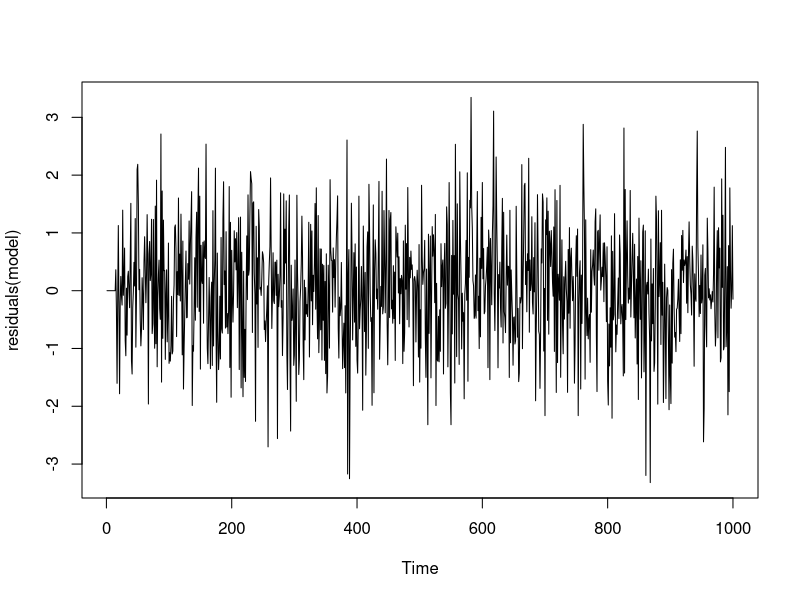
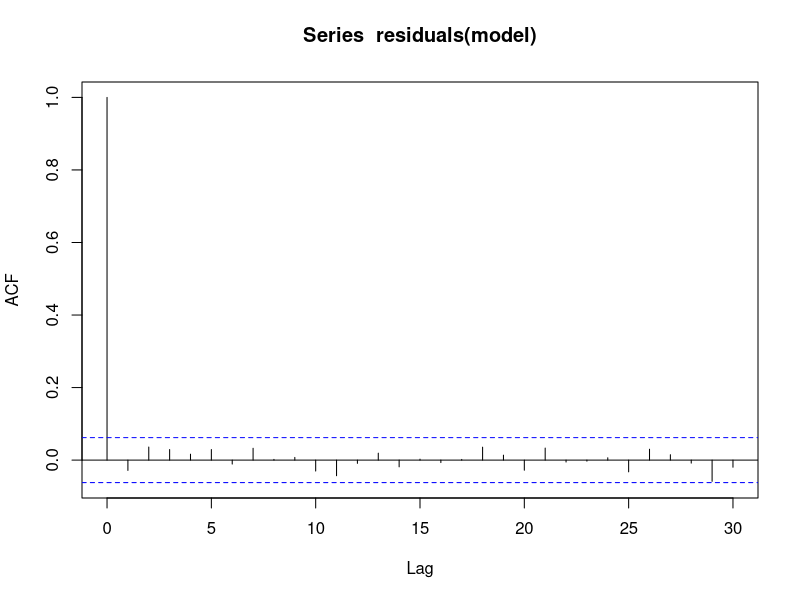
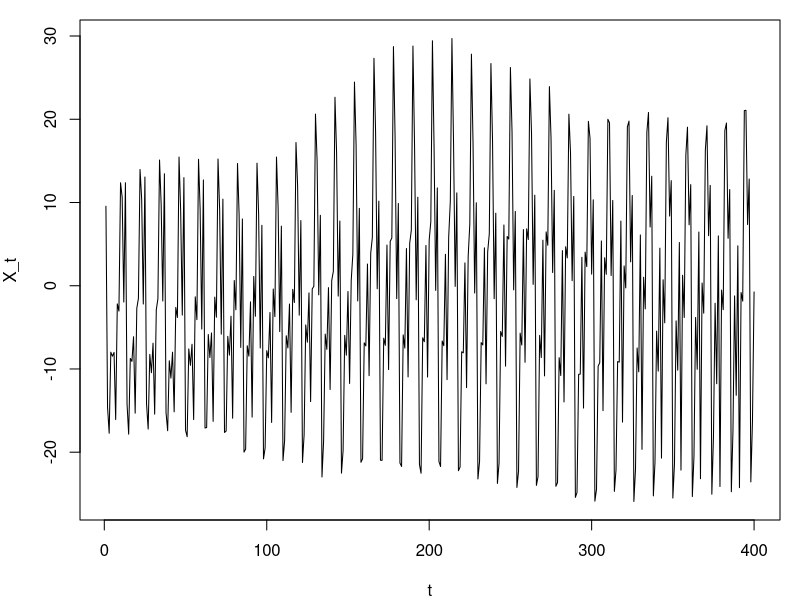
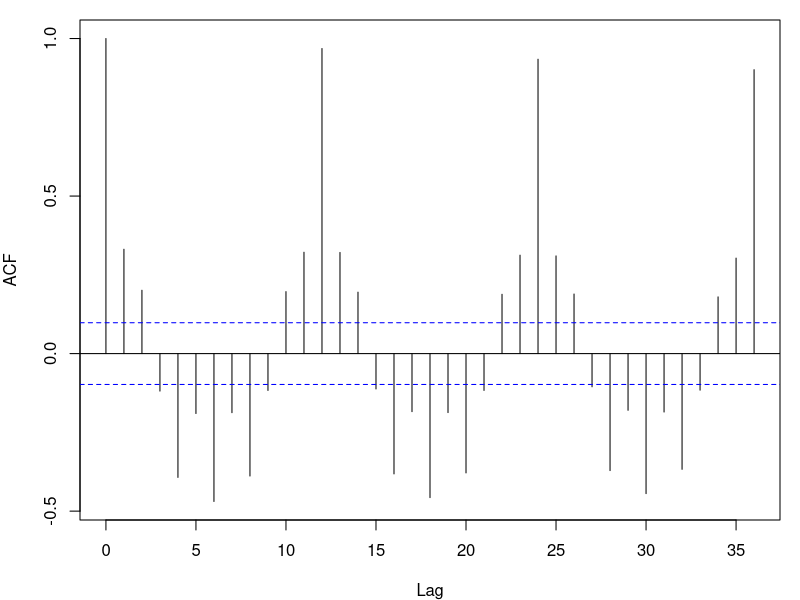
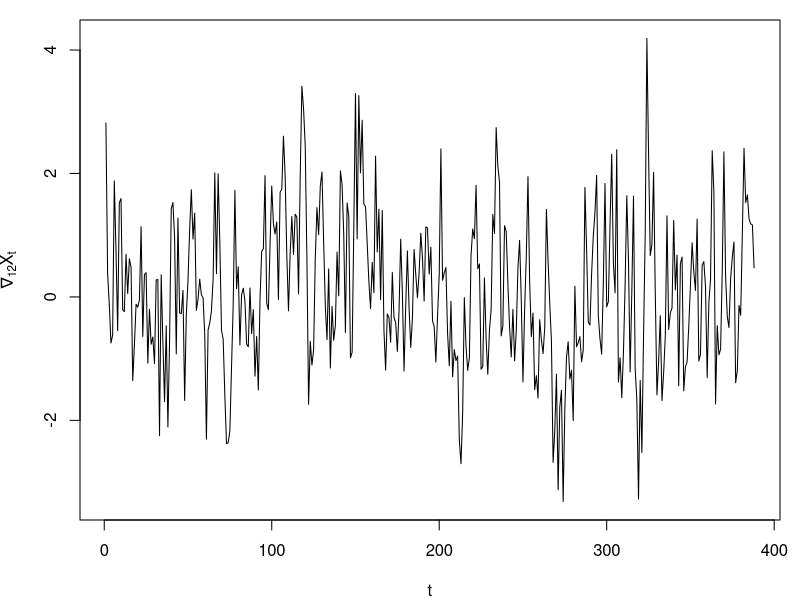
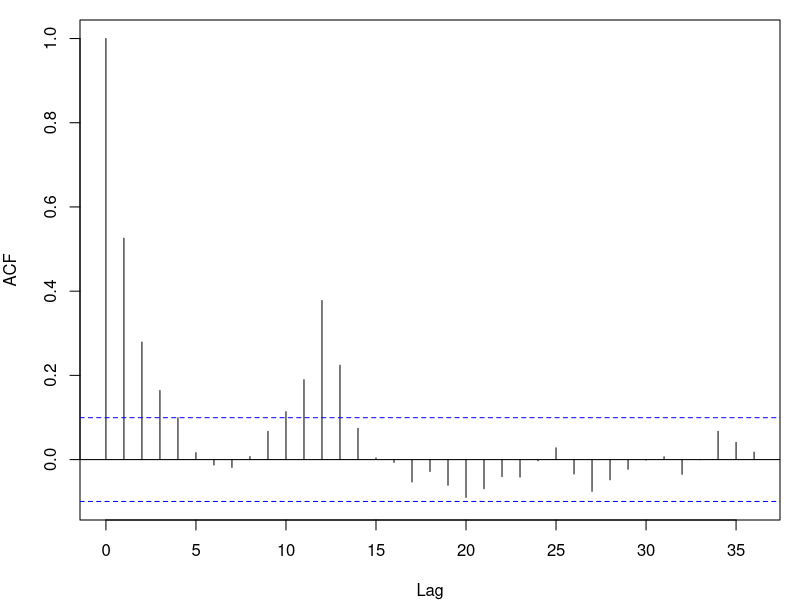
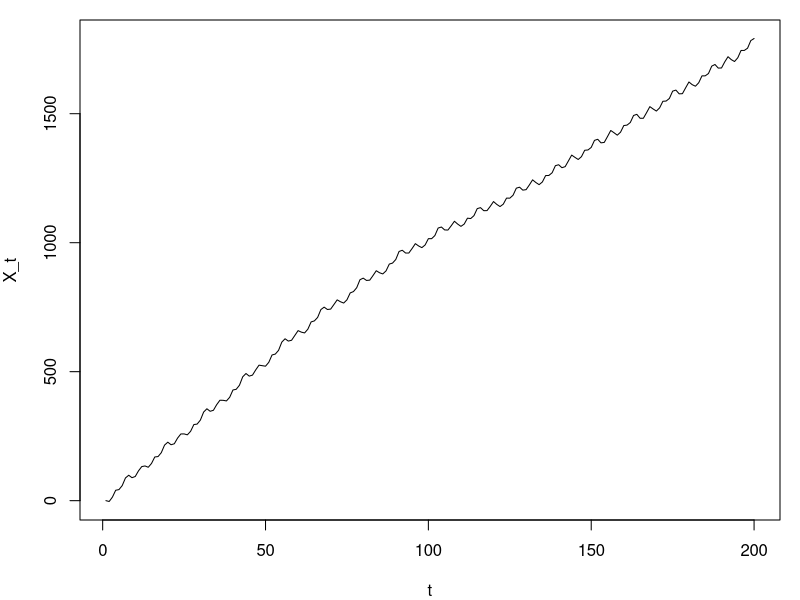
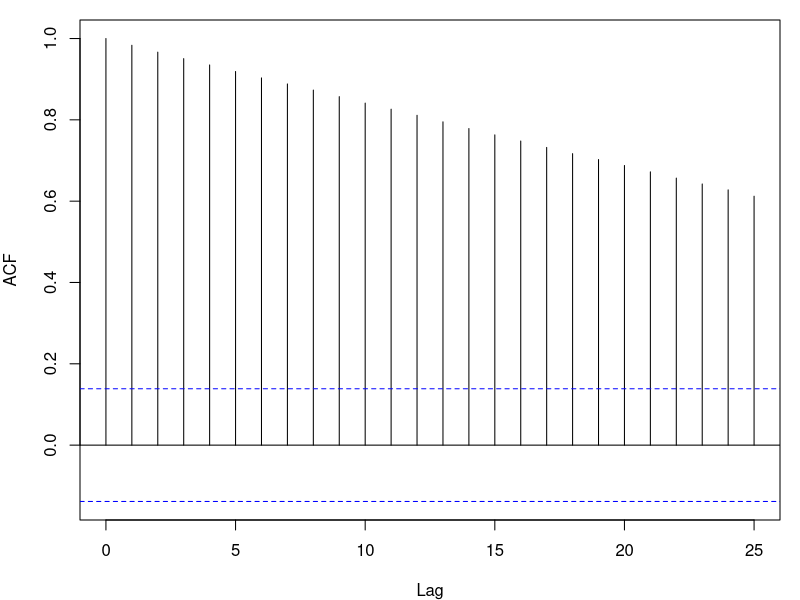

Recreate these plots in R, in order.
####### A SARIMA(1,0,0)x(0,1,1)_12 process:

max_t <- 1000
Z <- rnorm(max_t, 0, 1)

t <- 1:max_t
X <- as.vector(rep(NA, max_t))
for(i in 1:13) X[i] <- 0
alpha <- 0.5
Theta <- 0.5
for(i in 14:max_t) X[i] <- X[i-12] + alpha*(X[i-1] - X[i-13]) + Z[i] + Theta*Z[i-12]

pdf(file = "Plots/SARIMA_sample.pdf", width = 6, height = 3) 
par(mar = c(4,4,1,1))
Y <- X[601:1000]
plot(Y, type = "l", ylab = "X_t", xlab = "t")
#points(X ~ t)
dev.off()

pdf(file = "Plots/SARIMA_sample_acf.pdf", width = 6, height = 3) 
par(mar = c(4,4,1,1))
acf(Y, lag.max = 36, main = "")
dev.off()

library(dplyr)
delta_Y <- lead(Y, 12) - Y # seasonal differences
delta_Y <- delta_Y[which(!is.na(delta_Y))]

pdf(file = "Plots/SARIMA_delta_12.pdf", width = 6, height = 3) 
par(mar = c(4,4,1,1))
plot(delta_Y, type = "l", ylab = expression(paste(nabla[12]*X[t])), xlab = "t")
dev.off()

pdf(file = "Plots/SARIMA_delta_12_sample_acf.pdf", width = 6, height = 3) 
par(mar = c(4,4,1,1))
acf(delta_Y, lag.max = 36, main = "")
dev.off()

####### A SARIMA(1,1,0)x(0,1,1)_12 process:

max_t <- 1000
Z <- rnorm(max_t, 0, 1)

t <- 1:max_t
X <- as.vector(rep(NA, max_t))
for(i in 1:14) X[i] <- 0
alpha <- 0.5
Theta <- 0.5
for(i in 15:max_t) X[i] <- (1+alpha)*(X[i-1] - X[i-13]) - alpha*(X[i-2] - X[i-14]) + X[i-12] + Z[i] + Theta*Z[i-12]

pdf(file = "Plots/SARIMA2_sample.pdf", width = 6, height = 3) 
par(mar = c(4,4,1,1))
Y <- X[801:1000]
Y <- Y - Y[1]
plot(Y, type = "l", ylab = "X_t", xlab = "t")
dev.off()

pdf(file = "Plots/SARIMA2_sample_acf.pdf", width = 6, height = 3) 
par(mar = c(4,4,1,1))
acf(Y, lag.max = 25, main = "")
dev.off()

delta_Y <- lead(Y, 12) - Y # seasonal differences
delta_Y <- delta_Y[which(!is.na(delta_Y))]

pdf(file = "Plots/SARIMA2_sample_delta_Y.pdf", width = 6, height = 3) 
par(mar = c(4,4,1,1))
plot(delta_Y, type = "l", ylab = expression(paste(nabla[12]*X[t])), xlab = "t")
dev.off()

pdf(file = "Plots/SARIMA2_sample_delta_Y_acf.pdf", width = 6, height = 3) 
par(mar = c(4,4,1,1))
acf(delta_Y, lag.max = 25, main = "")
dev.off()

delta2_Y <- lead(delta_Y, 1) - delta_Y # first differences
delta2_Y <- delta2_Y[which(!is.na(delta2_Y))]

pdf(file = "Plots/SARIMA2_sample_delta_delta_12_Y.pdf", width = 6, height = 3) 
par(mar = c(4,4,1,1))
plot(delta2_Y, type = "l", ylab = expression(paste(nabla*nabla[12]*X[t])), xlab = "t")
dev.off()

pdf(file = "Plots/SARIMA2_sample_delta_delta_12_Y_acf.pdf", width = 6, height = 3) 
par(mar = c(4,4,1,1))
acf(delta2_Y, lag.max = 25, main = "")
dev.off()

####### Fitting a SARIMA(1,1,0)x(0,1,1)_12 model to the above time series:

model <- arima(X, order = c(1, 1, 0), 
               seasonal = list(order = c(0, 1, 1), period = 12))
print(model)

plot(residuals(model))

acf(residuals(model))

####### An AR(3) process:

max_t <- 1e3
Z <- rnorm(max_t, 0, 1)

X <- as.vector(rep(NA, max_t))
X[1] <- 0
X[2] <- 0
X[3] <- 0
a1 <- 1/4
a2 <- -1/2
a3 <- -1/4
for(i in 4:max_t) X[i] <- a1*X[i-1] + a2*X[i-2] + a3*X[i-3] + Z[i]

pdf(file = "Plots/AR3_pacf_alt.pdf", width = 4, height = 3.2) 
par(mar = c(4,4,1,1))
pacf(X, lag.max = 20, main = "") # sample partial ac.f
points(1, a1, col = "red")
dev.off()
